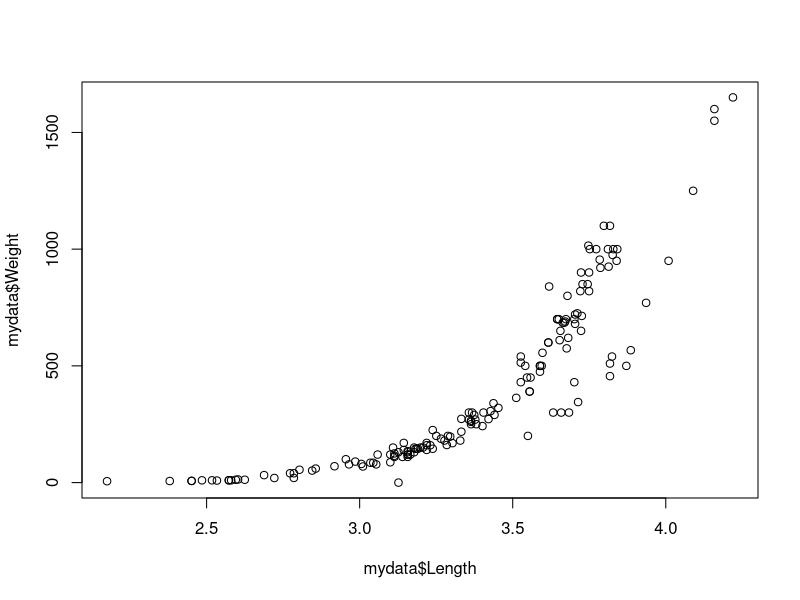

This figure's R source: (Note: this script raises an error after producing the figure.)
# Polynomial Regression
#################################################################

install.packages("rrcov")
library(rrcov)

data(fish)

mydata <- fish

mydata$Length = log(mydata$Length3)


fit <- lm(Weight~poly(Length3, degree=2), data=mydata)

summary(fit)

plot(mydata$Weight~mydata$Length)

#################################################################

new.data <- data.frame(length=seq(25,60,len=100))

y=predict(fit,newdata=newdata)

lines(newdata$len,y)
